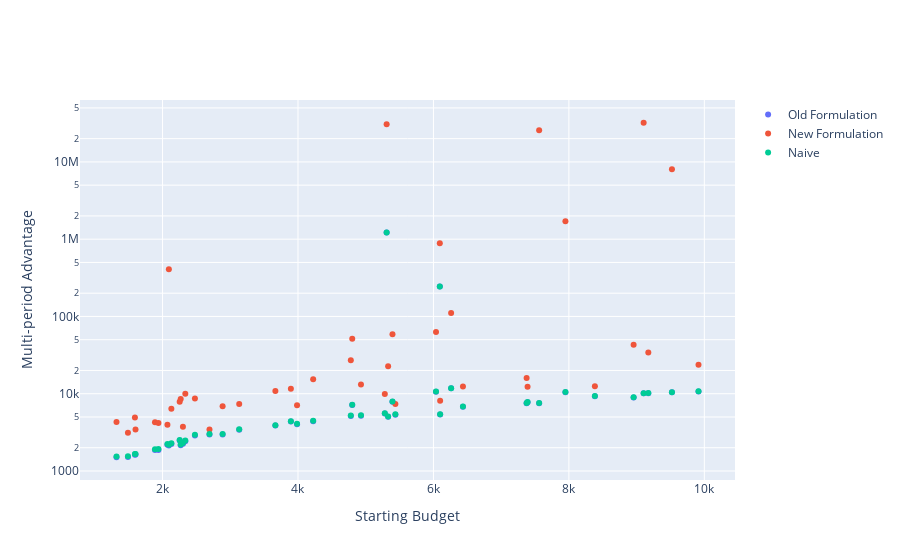

Write notebook code for a chart like this one.
### Code cell
fig = go.Figure()

fig.add_trace(
    go.Scatter(
        y = df_multi.portf_val,
        x = df_multi.init_budget,
        mode = "markers",
        name = "Old Formulation",
    )
)
fig.add_trace(
    go.Scatter(
        y = df_multi2.portf_val,
        x = df_multi2.init_budget,
        mode = "markers",
        name = "New Formulation",
    )
)
fig.add_trace(
    go.Scatter(
        y = df_naive.portf_val,
        x = df_naive.init_budget,
        mode = "markers",
        name = "Naive",
    )
)

fig.update_xaxes(
    title="Starting Budget"
)

fig.update_yaxes(
    title="Multi-period Advantage",
    type="log"
)
